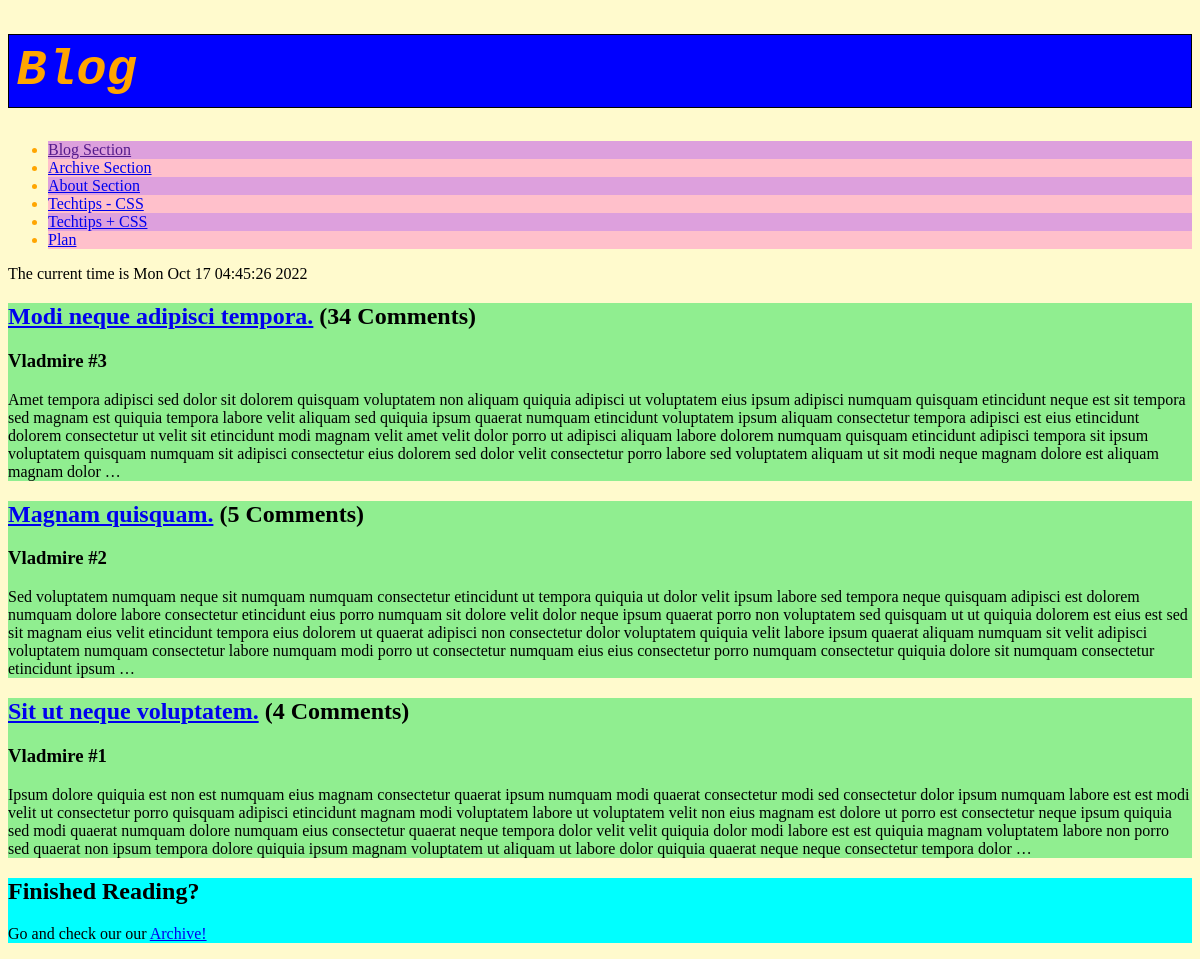
Screenshot of /blog/ with the database file from the repository.
### blog/models.py (models this page shows, shortened)
class Blog(models.Model):
    title = models.CharField(max_length=64)
    author = models.CharField(max_length=32)
    content = models.TextField()
    posted = models.DateTimeField()
    @property
    def commentCount(self):
        return Comment.objects.filter(blog_id=self.id).count()

### blog/views.py (the view)
# urls.py: path('', views.index, name='index'),
def index(request):
	blogList = Blog.objects.order_by("-posted").all()[:3]
	return render(request, 'blog/index.html', {'now': strftime('%c'), 'blogList': blogList})

### blog/templates/blog/index.html (shortened to what this page needs)
{% load static %}
<!DOCTYPE html>
<html lang="en">
    <head>
        <link rel="stylesheet" href="{% static 'blog/style.css' %}"/>
    </head>
    <body>
        <h1>
            Blog
        </h1>
        <ul class="list">
            <li><a href="">Blog Section</a></li>
            <li><a href="archive/">Archive Section</a></li>
            <li><a href="about/">About Section</a></li>
            <li><a href="techtips-css/">Techtips - CSS</a></li>
            <li><a href="techtips+css/">Techtips + CSS</a></li>
            <li><a href="plan/">Plan</a></li>
        </ul>
        <p>The current time is {{now}}</p>
        {% for blogPost in blogList %}
        <div style="background-color: lightgreen">
            <h2><a href="entry/{{blogPost.id}}">{{blogPost.title}}</a> ({{blogPost.commentCount}} Comments)</h2>
            <h3>{{blogPost.author}} </h3>
            <p>{{blogPost.content|truncatewords:100}}</p>
        </div>
        {% endfor %}
        <div style="background-color: aqua">
            <h2>Finished Reading?</h2>
            <p>Go and check our our <a href="archive/">Archive!</a></p>
        </div>
    </body>
</html>

### blog/static/blog/style.css (style rules this page uses)
h1 { color: orange; background-color: blue; font-family: monospace; font-style: italic; font-size: 50px; border: 1px solid black; padding: 2mm; }
body { background-color: lemonchiffon; }
.list { color: orange; }
li:nth-child(even) { background-color: pink; }
li:nth-child(odd) { background-color: plum; }

### rows the page displays
Blog: title "Modi neque adipisci tempora.", commentCount "34", author "Vladmire #3", content "Amet tempora adipisci sed dolor sit dolorem quisquam voluptatem non aliquam quiquia adipisci ut voluptatem eius ipsum adipisci numquam quisquam etincidunt neque est sit tempora sed magnam est quiquia tempora labore velit aliquam sed quiquia ipsum quaerat numquam etincidunt voluptatem ipsum aliquam consectetur tempora adipisci est eius etincidunt dolorem consectetur ut velit sit etincidunt modi magnam velit amet velit dolor porro ut adipisci aliquam labore dolorem numquam quisquam etincidunt adipisci tempora sit ipsum voluptatem quisquam numquam sit adipisci consectetur eius dolorem sed dolor velit consectetur porro labore sed voluptatem aliquam ut sit modi neque magnam dolore est aliquam…"
Blog: title "Magnam quisquam.", commentCount "5", author "Vladmire #2", content "Sed voluptatem numquam neque sit numquam numquam consectetur etincidunt ut tempora quiquia ut dolor velit ipsum labore sed tempora neque quisquam adipisci est dolorem numquam dolore labore consectetur etincidunt eius porro numquam sit dolore velit dolor neque ipsum quaerat porro non voluptatem sed quisquam ut ut quiquia dolorem est eius est sed sit magnam eius velit etincidunt tempora eius dolorem ut quaerat adipisci non consectetur dolor voluptatem quiquia velit labore ipsum quaerat aliquam numquam sit velit adipisci voluptatem numquam consectetur labore numquam modi porro ut consectetur numquam eius eius consectetur porro numquam consectetur quiquia dolore sit numquam consectetur…"
Blog: title "Sit ut neque voluptatem.", commentCount "4", author "Vladmire #1", content "Ipsum dolore quiquia est non est numquam eius magnam consectetur quaerat ipsum numquam modi quaerat consectetur modi sed consectetur dolor ipsum numquam labore est est modi velit ut consectetur porro quisquam adipisci etincidunt magnam modi voluptatem labore ut voluptatem velit non eius magnam est dolore ut porro est consectetur neque ipsum quiquia sed modi quaerat numquam dolore numquam eius consectetur quaerat neque tempora dolor velit velit quiquia dolor modi labore est est quiquia magnam voluptatem labore non porro sed quaerat non ipsum tempora dolore quiquia ipsum magnam voluptatem ut aliquam ut labore dolor quiquia quaerat neque neque consectetur tempora dolor …"

### other values shown
{{ now }} "Mon Oct 17 04:45:26 2022"
